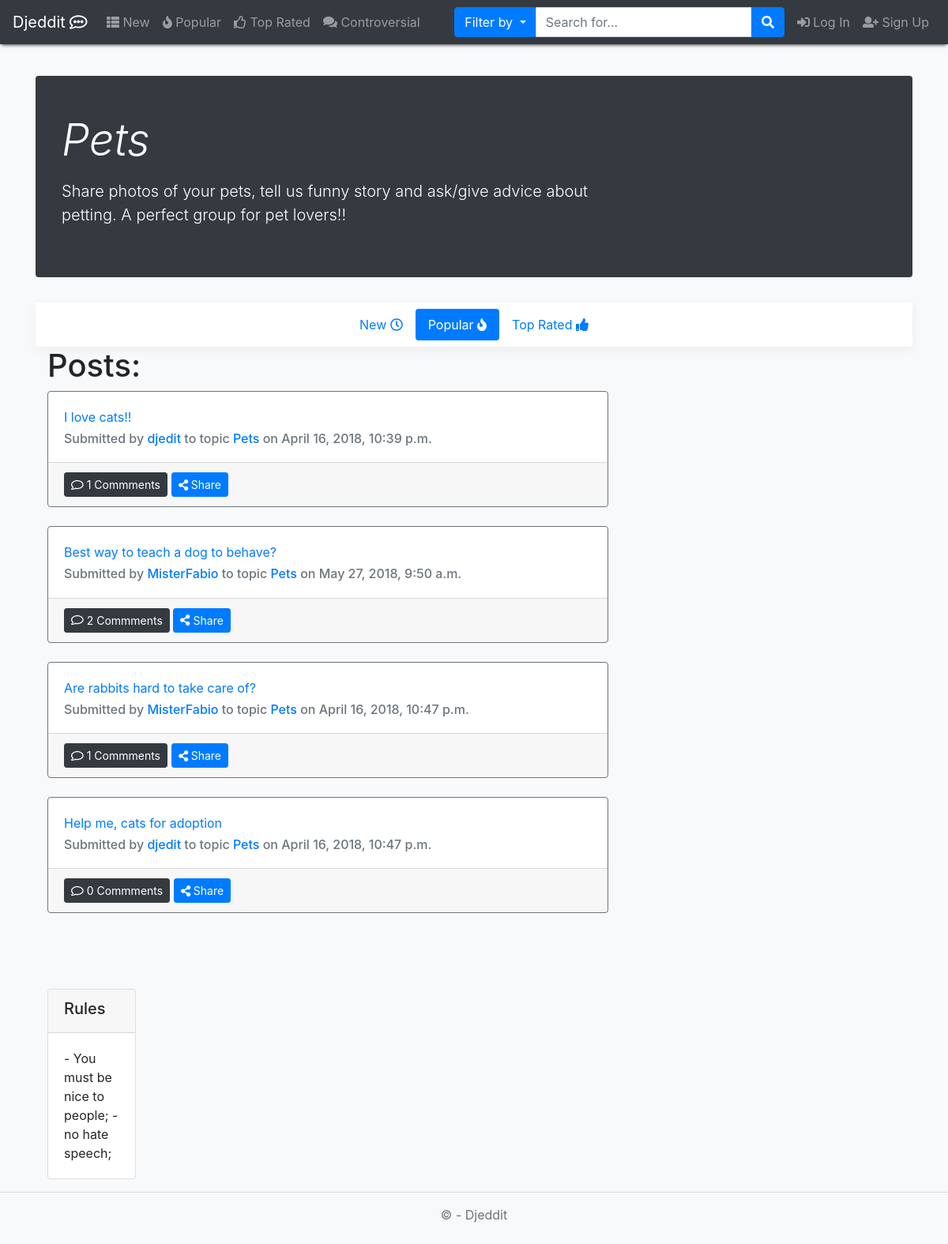
The app's page /topic/Pets/, older data.
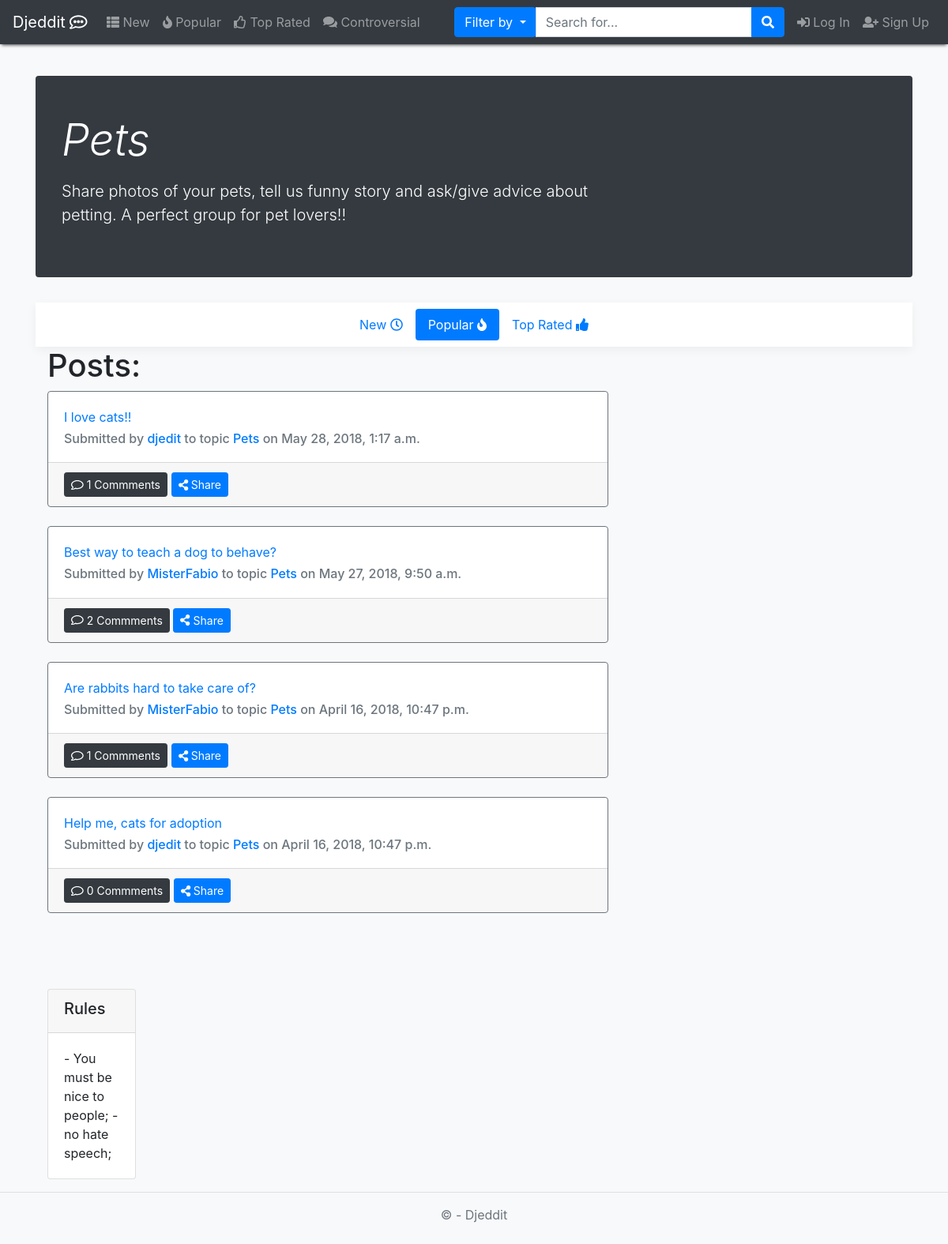
The same page, newer data.
### app/models.py (models this page shows, shortened)
class Post(models.Model):
    topic = models.ForeignKey(Topic, on_delete=models.CASCADE)
    title = models.CharField(max_length=120, blank=False)  # campo obrigatório
    content = models.CharField(max_length=100000, blank=False)
    clicks = models.IntegerField(blank=False, default=0)
    userUpVotesPost = models.ManyToManyField(Profile, related_name='post_user_up', blank=True)
    userDownVotesPost = models.ManyToManyField(Profile, related_name='post_user_down', blank=True)
    userSaved = models.ManyToManyField(Profile, blank=True, related_name='user_post_saved')
    userHidden = models.ManyToManyField(Profile, blank=True, related_name='user_post_hidden')
    date = models.DateTimeField(auto_now=True)
    userOP = models.ForeignKey(User, on_delete=models.CASCADE)
    nComments = models.IntegerField(default=0, validators=[MinValueValidator(0)])

class Topic(models.Model):
    name = models.CharField(max_length=80, blank=False, primary_key=True)
    rules = models.CharField(max_length=500)
    description = models.CharField(max_length=300, blank=False)
    userCreator = models.ForeignKey(User, on_delete=models.CASCADE)
    creation_date = models.DateField(blank=False, default=datetime.now)

### app/views.py (the view)
# urls.py: path('topic/<str:topicName>/', views.topicPage, name="topic"),
def topicPage(request, topicName, postOrder="popular"):
    topic = Topic.objects.get(name__iexact=topicName)
    isUserSubscribed = False
    if (postOrder == "new"):
        p = Post.objects.filter(topic__name__iexact=topicName).order_by("-date")
    elif (postOrder == "popular"):
        p = Post.objects.filter(topic__name__iexact=topicName).order_by("-clicks")
    else:
        p = Post.objects.filter(topic__name__iexact=topicName).annotate(numUp=Count("userUpVotesPost")) \
            .annotate(numDown=Count("userDownVotesPost")) \
            .annotate(score=F("numUp") - F("numDown")) \
            .order_by("-score")
    pages = pagination(request, p, num=10)
    tparams = {
        'items': pages[0],
        'page_range': pages[1],
        "isUserSubscribed": isUserSubscribed,
        "postOrder": postOrder,
        "currentTopic": Topic.objects.get(name__iexact=topicName),
        "posts": p,
    }
    if request.user.is_authenticated:
        profile = Profile.objects.get(user=request.user)
        if topic in profile.subscriptions.all():
            isUserSubscribed = True
        if request.method == 'POST':
            if not isUserSubscribed:
                profile.subscriptions.add(topic)  # add this topic to his list of subscribed topics
                profile.save()
                isUserSubscribed = True  # user will now be subscribed
            else:
                profile.subscriptions.remove(topic)
                profile.save()
                isUserSubscribed = False
        return render(request, "topic.html", tparams)
    else:
        if topic is None:
            return custom_redirect('search', q=topicName)
        else:
            return render(request, "topic.html", tparams)

### Djeedit/config.py (called while the page is built)
def pagination(request, data, num=10):
    paginator = Paginator(data, num)
    page = request.GET.get('page')
    try:
        items = paginator.page(page)
    except PageNotAnInteger:
        items = paginator.page(1)
    except EmptyPage:
        items = paginator.page(paginator.num_pages)
    index = items.number - 1
    max_index = len(paginator.page_range)
    start_index = index - 5 if index >= 5 else 0
    end_index = index + 5 if index <= max_index - 5 else max_index
    page_range = paginator.page_range[start_index:end_index]
    return items, page_range

### templates/topic.html (shortened to what this page needs)
{% extends 'layout.html' %}
{% block content %}
    <div class="jumbotron p-3 p-md-5 text-white rounded bg-dark">
        <div class="row">
            <div class="col-md-8 px-0">
              <h1 class="display-4 font-italic">{{currentTopic.name}}</h1>
              <p class="lead my-3">{{currentTopic.description}}</p>
            </div>
        </div>
    </div>
    <div class="navbar bg-white box-shadow justify-content-center">
        <nav class="nav nav-pills">
            <a class="nav-link {% if postOrder == 'new' %}active{% endif %}" href="{% url 'topic_new' currentTopic.name %}">
                New <i class="far fa-clock"></i>
            </a>
                <a class="nav-link {% if postOrder == 'popular' %}active{% endif %}" href="{% url 'topic_popular' currentTopic.name %}">
                    Popular <i class="fas fa-fire"></i>
                </a>
            <a class="nav-link {% if postOrder == 'top_rated' %}active{% endif %}" href="{% url 'topic_top_rated' currentTopic.name %}">
                Top Rated <i class="fas fa-thumbs-up"></i>
            </a>
        </nav>
    </div>
    <div class="container">
        <div class="row">
            <div class="col-md-8">
                <h1>Posts:</h1>
                {% for p in items %}
                    {% include "post_preview.html" with post=p%}<br/>
                {% endfor %}
            </div>
            <div class="col-md-4">
            <br/>
            <br/>
            <br/>
                <div class="row">
                    <div class="col">
                        <div class="card">
                            <div class="card-header">
                                <h5 class="card-title"> Rules </h5>
                            </div>
                            <div class="card-body">{{ currentTopic.rules| linebreaksbr }} </div>
                        </div>
                    </div>
                </div>
            </div>
        </div>
    </div>
{% endblock %}

### templates/post_preview.html (shortened to what this page needs)
<div class="card border-secondary" id="post_n_{{ post.id }}"
        {% if request.user.profile in post.userHidden.all %} {% ifnotequal sidebar 'user_posts_hidden'  %} hidden  {% endifnotequal %}{% endif %}>
    <div class="card-body">
        <div class="card-title"><a href="{% url "post" topicName=post.topic.name postID=post.id %}">{{ post.title }}</a> </div>
        <h6 class="card-subtitle text-muted">Submitted by <a href="{% url "user" username=post.userOP.username %}">{{ post.userOP.username }}<a/>
            to topic <a href="{% url "topic"  topicName=post.topic.name %}"> {{ post.topic.name }} <a/> on {{ post.date }}</h6>
    </div>
    <div class="card-footer">
            <button href="#" class="btn btn-sm btn-dark"><i class="far fa-comment"></i> {{ post.nComments }} Commments
            </button>
            <button class="btn btn-sm btn-primary" type="button" data-toggle="collapse" data-target="#coll{{ post.id }}"
                    aria-expanded="false" aria-controls="collapseExample">
                <i class="fas fa-share-alt"></i> Share
            </button>
            {% load social_share %}
    </div>
</div>

Row changes from the older to the newer data that the page shows:
changed Post "I love cats!!": date "April 16, 2018, 10:39 p.m." → "May 28, 2018, 1:17 a.m."
